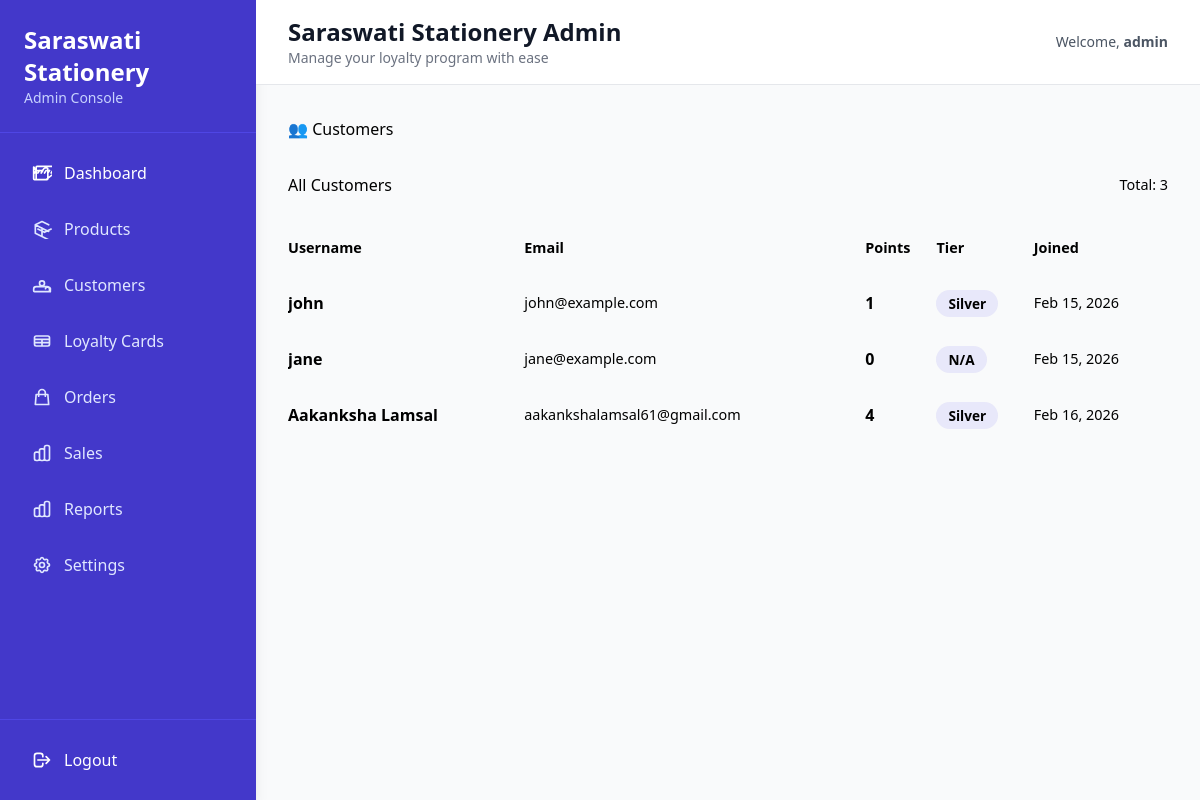
The page /admin/customers (signed in) on the database its author committed.
### models.py (models this page shows, shortened)
class User(UserMixin, db.Model):
    id = db.Column(db.Integer, primary_key=True)
    username = db.Column(db.String(150), unique=True, nullable=False)
    email = db.Column(db.String(150), unique=True, nullable=False)
    password = db.Column(db.String(150), nullable=False)
    role = db.Column(db.String(50), default='customer') # 'admin' or 'customer'
    created_at = db.Column(db.DateTime, default=datetime.utcnow)
    sales = db.relationship('Sale', backref='user', lazy=True)
    loyalty_card = db.relationship('LoyaltyCard', backref='user', uselist=False, lazy=True)
    @property
    def is_admin(self):
        return self.role == 'admin'

class LoyaltyCard(db.Model):
    id = db.Column(db.Integer, primary_key=True)
    user_id = db.Column(db.Integer, db.ForeignKey('user.id'), unique=True, nullable=False)
    points = db.Column(db.Integer, default=0)
    tier = db.Column(db.String(50), default='Silver') # Silver, Gold, Platinum

### app.py (the view)
@app.route('/admin/customers')
@login_required
def admin_customers():
    if not current_user.is_admin:
        abort(403)
    customers = User.query.filter_by(role='customer').all()
    return render_template('admin/customers.html', customers=customers)

### app.py (called while the page is built)
@login_manager.user_loader
def load_user(user_id):
    return User.query.get(int(user_id))

### templates/admin/customers.html
{% extends "admin/base_admin.html" %}
{% block content %}
<h2 style="margin-bottom: 2rem;">👥 Customers</h2>
<div class="card">
    <div style="display: flex; justify-content: space-between; align-items: center; margin-bottom: 1.5rem;">
        <h3>All Customers</h3>
        <p style="color: var(--text-muted); font-size: 0.9rem;">Total: {{ customers|length }}</p>
    </div>
    <div style="overflow-x: auto;">
        <table style="width: 100%; border-collapse: collapse;">
            <thead>
                <tr style="text-align: left; border-bottom: 2px solid var(--border); color: var(--text-muted); font-size: 0.9rem;">
                    <th style="padding: 1rem 0;">Username</th>
                    <th style="padding: 1rem 0;">Email</th>
                    <th style="padding: 1rem 0;">Points</th>
                    <th style="padding: 1rem 0;">Tier</th>
                    <th style="padding: 1rem 0;">Joined</th>
                </tr>
            </thead>
            <tbody>
                {% for customer in customers %}
                <tr style="border-bottom: 1px solid var(--border);">
                    <td style="padding: 1rem 0; font-weight: 600;">{{ customer.username }}</td>
                    <td style="padding: 1rem 0; color: var(--text-muted); font-size: 0.9rem;">{{ customer.email }}</td>
                    <td style="padding: 1rem 0; font-weight: 700; color: var(--primary);">{{ customer.loyalty_card.points if customer.loyalty_card else 0 }}</td>
                    <td style="padding: 1rem 0;">
                        <span style="background: rgba(79, 70, 229, 0.1); color: var(--primary); padding: 0.25rem 0.75rem; border-radius: 2rem; font-size: 0.85rem; font-weight: 600;">
                            {{ customer.loyalty_card.tier if customer.loyalty_card else 'N/A' }}
                        </span>
                    </td>
                    <td style="padding: 1rem 0; color: var(--text-muted); font-size: 0.9rem;">{{ customer.created_at.strftime('%b %d, %Y') if customer.created_at else 'N/A' }}</td>
                </tr>
                {% else %}
                <tr>
                    <td colspan="5" style="padding: 2rem; text-align: center; color: var(--text-muted);">No customers found.</td>
                </tr>
                {% endfor %}
            </tbody>
        </table>
    </div>
</div>
{% endblock %}

### templates/admin/base_admin.html (shortened to what this page needs)
<!DOCTYPE html>
<html lang="en">
<head>
  <script src="https://cdn.tailwindcss.com"></script>
</head>
<body class="bg-gray-50">
<div class="flex h-screen">
  <aside class="w-64 bg-indigo-700 text-white flex flex-col shadow-lg">
    <div class="p-6 border-b border-indigo-600">
      <h1 class="text-2xl font-bold">Saraswati Stationery</h1>
      <p class="text-indigo-200 text-sm">Admin Console</p>
    </div>
    <nav class="flex-1 p-4 space-y-2 overflow-y-auto">
      <a href="{{ url_for('admin_dashboard') }}"
         class="flex items-center gap-3 px-4 py-3 rounded-lg hover:bg-indigo-600 transition text-white font-medium group">
        <span>Dashboard</span>
      </a>
      <a href="{{ url_for('admin_products') }}"
         class="flex items-center gap-3 px-4 py-3 rounded-lg hover:bg-indigo-600 transition text-indigo-100 font-medium">
        <svg class="w-5 h-5" fill="none" stroke="currentColor" viewBox="0 0 24 24">
          <path stroke-linecap="round" stroke-linejoin="round" stroke-width="2" d="M20 7l-8-4-8 4m0 0l8 4m-8-4v10l8 4m0-10l8 4m-8-4v10l8 4M7 12l8 4m0 0l8-4"></path>
        </svg>
        <span>Products</span>
      </a>
      <a href="{{ url_for('admin_customers') }}"
         class="flex items-center gap-3 px-4 py-3 rounded-lg hover:bg-indigo-600 transition text-indigo-100 font-medium">
        <svg class="w-5 h-5" fill="none" stroke="currentColor" viewBox="0 0 24 24">
          <path stroke-linecap="round" stroke-linejoin="round" stroke-width="2" d="M17 20h5v-2a3 3 0 00-5.856-1.487M15 10a3 3 0 11-6 0 3 3 0 016 0zM4 20h16c.552 0 1-.448 1-1v-2a3 3 0 00-3-3H5a3 3 0 00-3 3v2c0 .552.448 1 1 1z"></path>
        </svg>
        <span>Customers</span>
      </a>
      <a href="{{ url_for('admin_loyalty_cards') }}"
         class="flex items-center gap-3 px-4 py-3 rounded-lg hover:bg-indigo-600 transition text-indigo-100 font-medium">
        <svg class="w-5 h-5" fill="none" stroke="currentColor" viewBox="0 0 24 24">
          <path stroke-linecap="round" stroke-linejoin="round" stroke-width="2" d="M3 10h18M3 14h18m-9-4v8m-7 0h14a2 2 0 002-2V8a2 2 0 00-2-2H5a2 2 0 00-2 2v8a2 2 0 002 2z"></path>
        </svg>
        <span>Loyalty Cards</span>
      </a>
      <a href="{{ url_for('admin_orders') }}"
         class="flex items-center gap-3 px-4 py-3 rounded-lg hover:bg-indigo-600 transition text-indigo-100 font-medium">
        <svg class="w-5 h-5" fill="none" stroke="currentColor" viewBox="0 0 24 24">
          <path stroke-linecap="round" stroke-linejoin="round" stroke-width="2" d="M16 11V7a4 4 0 00-8 0v4M5 9h14l1 12H4L5 9z"></path>
        </svg>
        <span>Orders</span>
      </a>
      <a href="{{ url_for('admin_sales') }}"
         class="flex items-center gap-3 px-4 py-3 rounded-lg hover:bg-indigo-600 transition text-indigo-100 font-medium">
        <span>Sales</span>
      </a>
      <a href="{{ url_for('admin_reports') }}"
         class="flex items-center gap-3 px-4 py-3 rounded-lg hover:bg-indigo-600 transition text-indigo-100 font-medium">
        <span>Reports</span>
      </a>
      <a href="{{ url_for('admin_settings') }}"
         class="flex items-center gap-3 px-4 py-3 rounded-lg hover:bg-indigo-600 transition text-indigo-100 font-medium">
        <span>Settings</span>
      </a>
    </nav>
    <div class="p-4 border-t border-indigo-600 space-y-2">
      <a href="{{ url_for('logout') }}"
         class="flex items-center gap-3 px-4 py-3 rounded-lg hover:bg-red-600 transition text-white font-medium">
        <svg class="w-5 h-5" fill="none" stroke="currentColor" viewBox="0 0 24 24">
          <path stroke-linecap="round" stroke-linejoin="round" stroke-width="2" d="M17 16l4-4m0 0l-4-4m4 4H7m6 4v1a3 3 0 01-3 3H6a3 3 0 01-3-3V7a3 3 0 013-3h4a3 3 0 013 3v1"></path>
        </svg>
        <span>Logout</span>
      </a>
    </div>
  </aside>
  <main class="flex-1 overflow-y-auto">
    <div class="bg-white border-b border-gray-200 px-8 py-4 flex justify-between items-center">
      <div>
        <h2 class="text-2xl font-bold text-gray-900">Saraswati Stationery Admin</h2>
        <p class="text-gray-500 text-sm">Manage your loyalty program with ease</p>
      </div>
      <div class="flex items-center gap-4">
        <span class="text-gray-600 text-sm">Welcome, <span class="font-semibold">{{ current_user.username }}</span></span>
      </div>
    </div>
    <div class="p-8">
      {% block content %}{% endblock %}
    </div>
  </main>
</div>
</body>
</html>

### rows shown on the page
User: username "admin"
User: username "john", email "john@example.com", loyalty_card "1", loyalty_card "Silver", created_at "Feb 15, 2026"
User: username "jane", email "jane@example.com", loyalty_card "0", loyalty_card "N/A", created_at "Feb 15, 2026"
User: username "Aakanksha Lamsal", email "aakankshalamsal61@gmail.com", loyalty_card "4", loyalty_card "Silver", created_at "Feb 16, 2026"

### other values the page prints
{{ customers|length }} "3"
